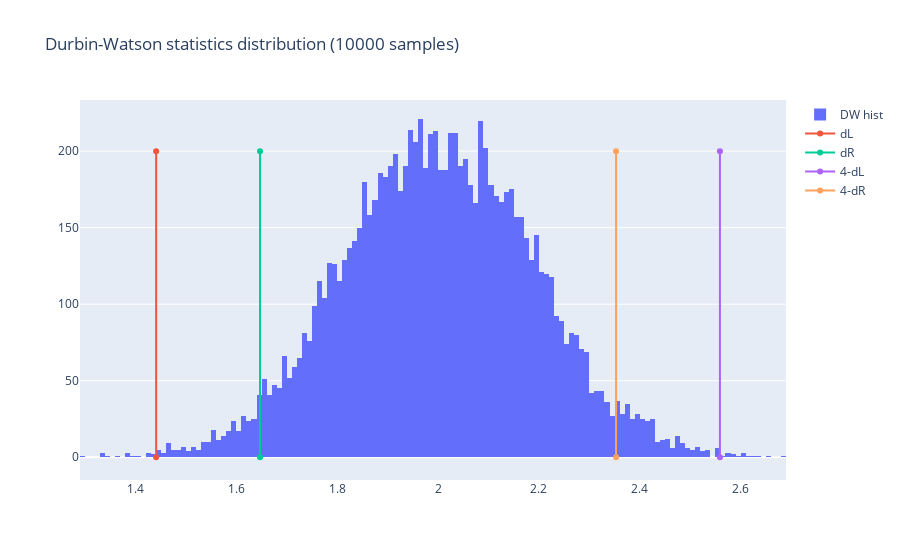

Notebook code for this chart:
### Markdown cell above
Для n=111 и уровня значимости 0.05:
$$ dL = 1.441, dR = 1.647 $$

### Code cell
dL = 1.441
dR = 1.647
traces = []
traces.append(go.Histogram(x=D_v, name='DW hist'))
traces.append(go.Scatter(x=[dL, dL], y=[0, 200], name='dL'))
traces.append(go.Scatter(x=[dR, dR], y=[0, 200], name='dR'))
traces.append(go.Scatter(x=[4-dL, 4-dL], y=[0, 200], name='4-dL'))
traces.append(go.Scatter(x=[4-dR, 4-dR], y=[0, 200], name='4-dR'))

fig = go.Figure(data=traces, layout=go.Layout(title=f'Durbin-Watson statistics distribution ({n_samples} samples)'))
iplot(fig)

### Figure 1 — Plotly figure (JSON) as saved in the notebook; plotly's stock layout.template omitted (floating-point values rounded to 4 significant figures; data arrays with more than 128 entries replaced by an {"elided": "..."} marker saying what was removed)
{"data": [{"name": "DW hist", "type": "histogram", "x": {"elided": "10000 float values"}}, {"name": "dL", "type": "scatter", "x": [1.441, 1.441], "y": [0, 200]}, {"name": "dR", "type": "scatter", "x": [1.647, 1.647], "y": [0, 200]}, {"name": "4-dL", "type": "scatter", "x": [2.559, 2.559], "y": [0, 200]}, {"name": "4-dR", "type": "scatter", "x": [2.353, 2.353], "y": [0, 200]}], "layout": {"title": {"text": "Durbin-Watson statistics distribution (10000 samples)"}}}
